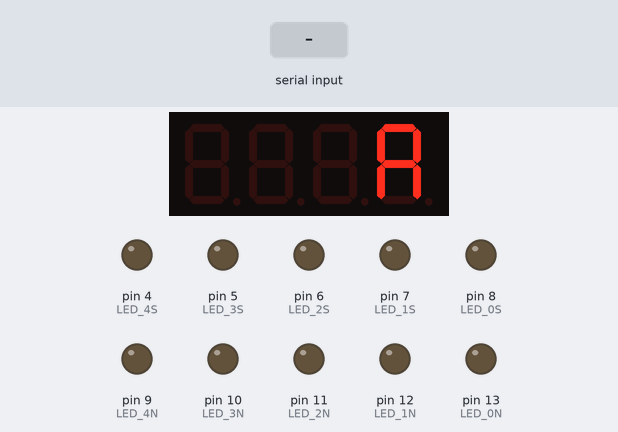
A sketch run on a simulated Arduino Uno, built with avr-gcc and run on an emulated ATmega328P. Parts: 4-digit seven-segment display, output pins drawn as LEDs (lit = HIGH). The inputs (shaded band) are chosen by the test bench.

Above: at 2.2 s.
2.3 s: "<90,45>" received over Serial
At 7.0 s:
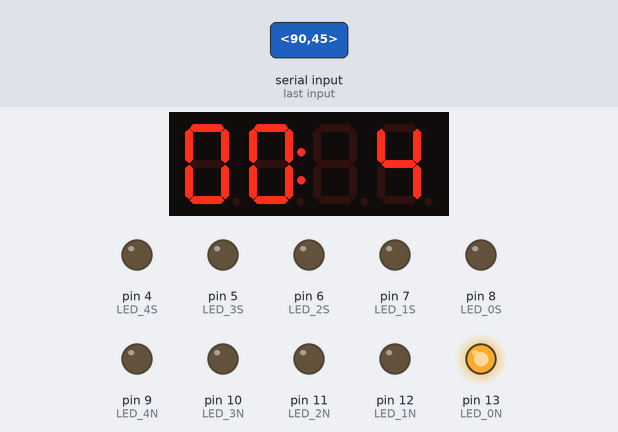
22.7 s: "<1,90,45>" received over Serial
At 27.6 s:
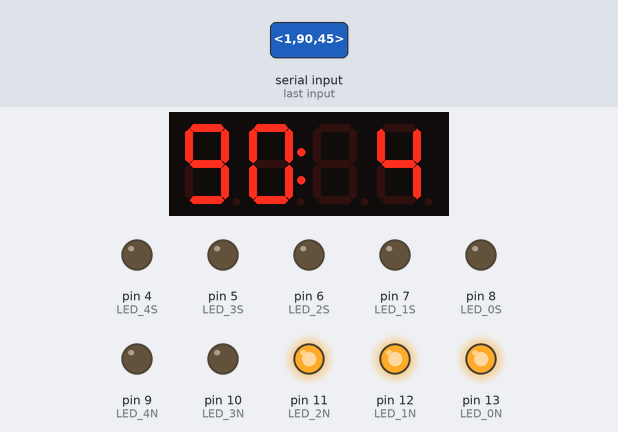
37.9 s: "<30,150>" received over Serial
At 42.6 s:
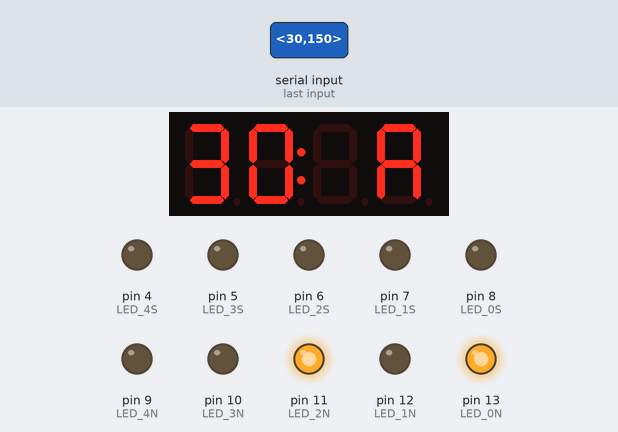
Timing chart, 0 to 44.1 s (numbered marks = the images above; inputs shaded):
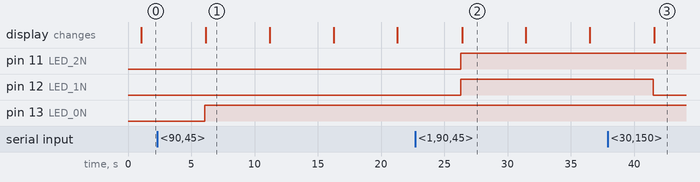

Measured:
- after the input at 2.3 s, pin 13 (LED_0N): LOW → HIGH after 3.8 s; the display: changes after 3.9 s (image 1)
- after the input at 22.7 s, pin 11 (LED_2N), pin 12 (LED_1N): LOW → HIGH after 3.6 s; the display: changes after 3.7 s (image 2)
- after the input at 37.9 s, pin 12 (LED_1N): HIGH → LOW after 3.6 s; the display: changes after 3.7 s (image 3)
- what the display in image 1 shows lasts 5.0 s, from 6.2 s to 11.2 s

The sketch:

bus_transit_sketch.ino
```cpp
#include <TM1637Display.h>

// LED pins:
#define LED_0N 13
#define LED_1N 12
#define LED_2N 11
#define LED_3N 10
#define LED_4N 9
#define LED_0S 8
#define LED_1S 7
#define LED_2S 6
#define LED_3S 5
#define LED_4S 4
//Display Pins, clock and output
#define DIO 3
#define CLK 2

int minutes_away_1 = -1;
int minutes_away_2 = -1;

int led_array[] = {0, 0, 0, 0, 0, 0, 0, 0, 0, 0};
boolean newData = false;
boolean flip_display_value = true;

// Create display object of type TM1637Display:
TM1637Display display = TM1637Display(CLK, DIO);

//A Symbol:
const uint8_t train_A[] = {
  SEG_A | SEG_B | SEG_C | SEG_E | SEG_F | SEG_G  // A
};
//4 Symbol:
const uint8_t train_4[] = {
  SEG_B | SEG_C | SEG_F | SEG_G  // 4
};

void setup() {
  pinMode(LED_0N, OUTPUT);
  pinMode(LED_1N, OUTPUT);
  pinMode(LED_2N, OUTPUT);
  pinMode(LED_3N, OUTPUT);
  pinMode(LED_4N, OUTPUT);
  pinMode(LED_0S, OUTPUT);
  pinMode(LED_1S, OUTPUT);
  pinMode(LED_2S, OUTPUT);
  pinMode(LED_3S, OUTPUT);
  pinMode(LED_4S, OUTPUT);
  Serial.begin(9600);
  display.clear();
  delay(1000);

}

void displayTime() {
  // Set the brightness:
  boolean displaying = false;
  display.setBrightness(7);
  if ( flip_display_value == true) {
    //Display A, C direction time
    display.clear();
    if ( minutes_away_1 != -1){
      display.showNumberDecEx(minutes_away_1, 0b01000000, true, 2, 0);

    }
    display.setSegments(train_A, 1, 3);
    flip_display_value = false;
  }
  else {
    //Display 4 train direction time
    display.clear();
    if ( minutes_away_2 != -1){
      display.showNumberDecEx(minutes_away_2, 0b01000000, true, 2, 0);

    }
    display.setSegments(train_4, 1, 3);
    flip_display_value = true;
  }
  delay(5000);
}

void UpdateBusStopLeds(int leds[]) {
  digitalWrite(LED_0N, leds[0]);
  delay(5);
  digitalWrite(LED_1N, leds[1]);
  delay(5);
  digitalWrite(LED_2N, leds[2]);
  delay(5);
  digitalWrite(LED_3N, leds[3]);
  delay(5);
  digitalWrite(LED_4N, leds[4]);
  delay(5);
  digitalWrite(LED_0S, leds[5]);
  delay(5);
  digitalWrite(LED_1S, leds[6]);
  delay(5);
  digitalWrite(LED_2S, leds[7]);
  delay(5);
  digitalWrite(LED_3S, leds[8]);
  delay(5);
  digitalWrite(LED_4S, leds[9]);
  delay(5);
}

void UpdateBusInfo() {
  if (newData == true){
    UpdateBusStopLeds(led_array);

  }
  displayTime();
}

void RecieveMessage(){
    static boolean recvInProgress = false;
    static byte i = 0;
    char startMarker = '<';
    char endMarker = '>';
    byte rc;
    char rc_char;
    String min_away_char_1;
    String min_away_char_2;

    while (Serial.available() > 0 && newData == false) {
        rc = Serial.read();
        rc_char = rc;
        if (recvInProgress == true) {
            //data
            if (rc_char != endMarker) {
                if ( i < 2 ) { //mins away 1
                  min_away_char_1 += rc_char;
                }
                else if ( i < 4 ) { //mins away 2
                  min_away_char_2 += rc_char;
                }
                else {//led_array
                  int j = i - 4;
                  //ASCII 0: 48, ASCII 1: 49, ... e.g 49 - 48 = 1, 50 - 48 = 2, ...
                  led_array[j] = rc_char - '0';
                }
                i++;
            }
            //once end marker is reached
            else {
                //Adds \0 to end string, and converts times to int
                min_away_char_1 += '\0';
                min_away_char_2 += '\0';
                minutes_away_1 = min_away_char_1.toInt();
                minutes_away_2 = min_away_char_2.toInt();
                //reset variables for next message
                min_away_char_1 = "";
                min_away_char_2 = "";
                recvInProgress = false;
                i = 0;
                newData = true;
            }
        }
        else if (rc_char == startMarker) {
            recvInProgress = true;
        }
    }
}

void loop() {
  //Reads bluetooth serial information
  RecieveMessage();
  //Updates the Outputs
  UpdateBusInfo();
  newData = false;

}
```
